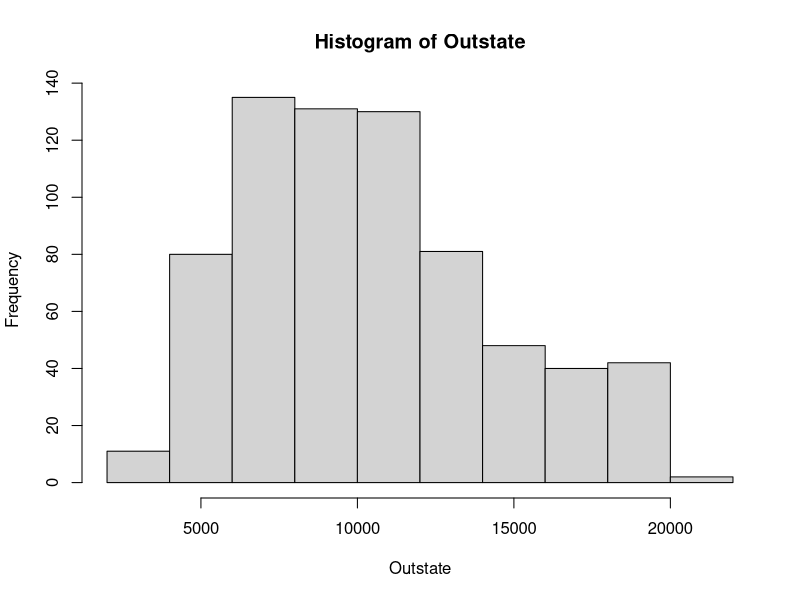
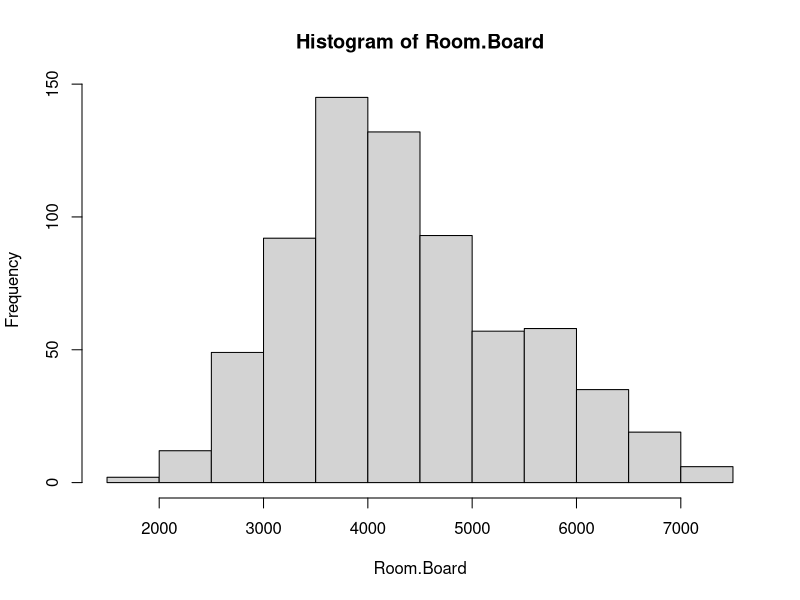
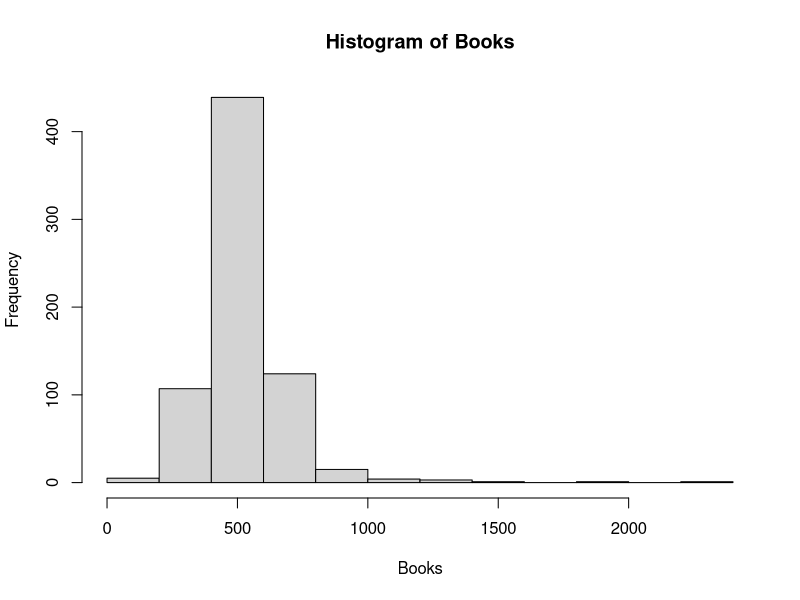
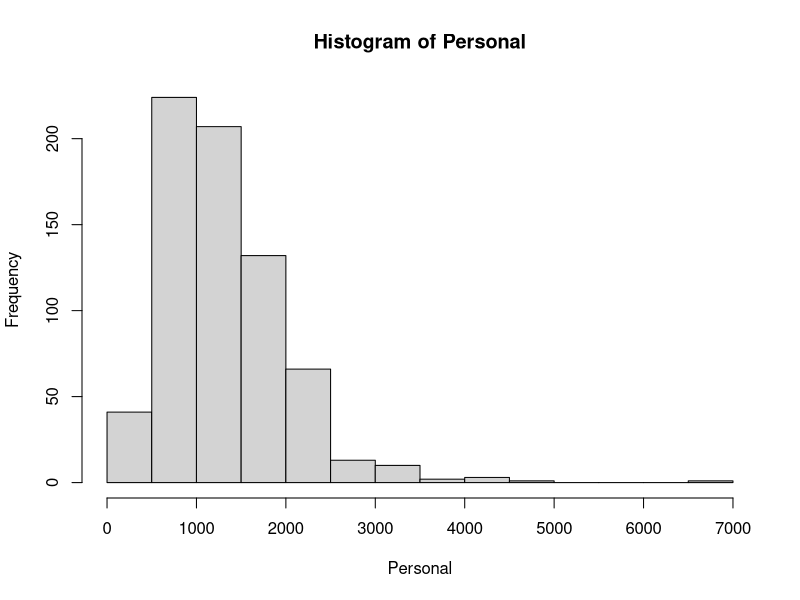
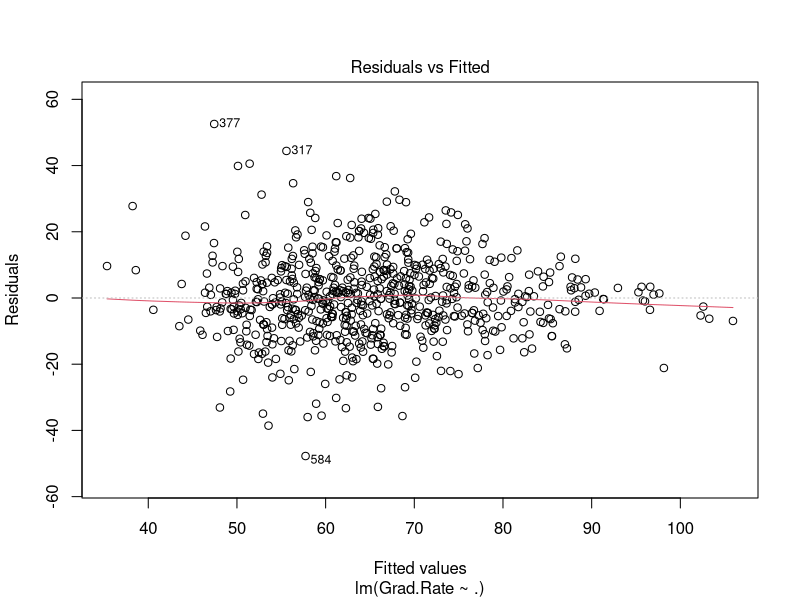
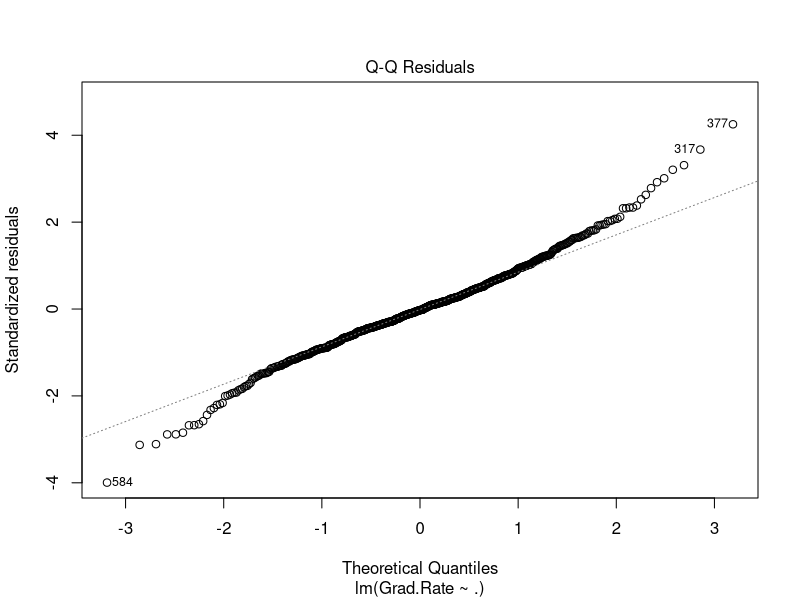
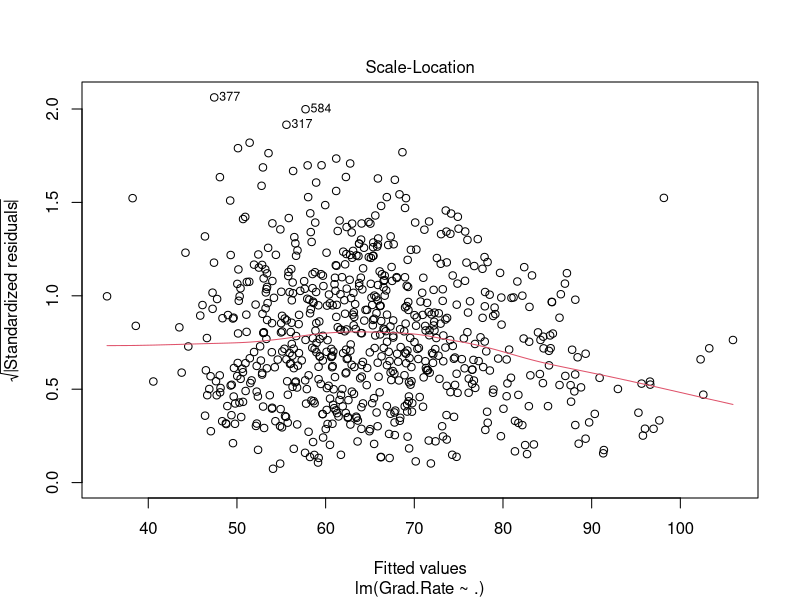
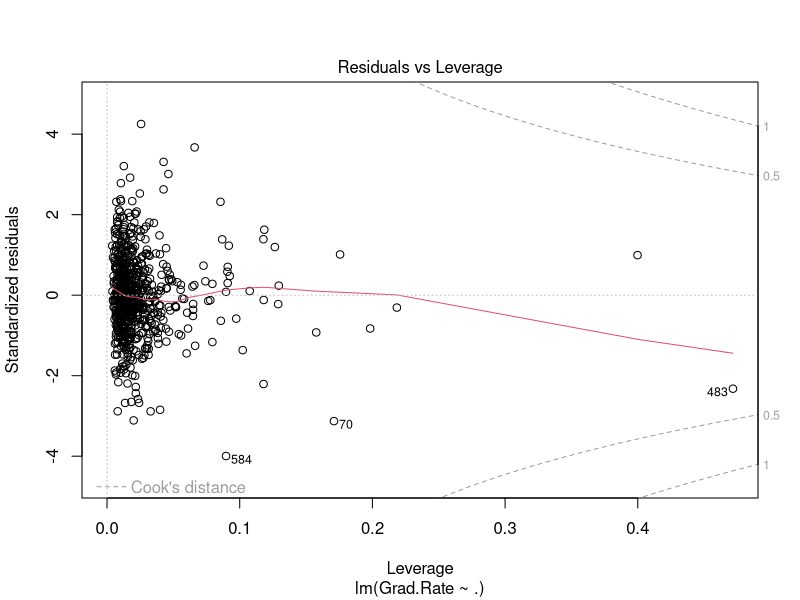

Reproduce these figures in R, in order.
## ---- chunk 1
#read data
mydata<-read.csv("College.csv", header=T, stringsAsFactors=TRUE)
dim(mydata)
head(mydata)
## ---- chunk 2
##using my registration number as random seed
set.seed(2310246)

#generating a random subset of College data with sample size 700
index<-sample(775,size=700)
mynewdata<-mydata[index, ]

dim(mynewdata)

#summarize mynewdata
summary(mynewdata)

#reporting the number of private and public university 
private<-table(mynewdata$Private)
cat('Number of Private universities: ',private['Yes'],'\n')
cat('Number of Public universities: ',private['No'],'\n')

#reporting the number of Elite university and non-Elite university
elite<-table(mynewdata$Elite)
cat('Number of Elite universities: ',elite['Yes'],'\n')
cat('Number of non-Elite universities: ',elite['No'],'\n')
## ---- chunk 3
#Let w is the variable 'Outstate', x is 'Room.Board', y is 'Books', and z is 'Personal' 
#of mynewdata
w<-mynewdata$Outstate
x<-mynewdata$Room.Board
y<-mynewdata$Books
z<-mynewdata$Personal

#histogram plot
hist(w,main="Histogram of Outstate",xlab="Outstate")
hist(x,main="Histogram of Room.Board",xlab="Room.Board")
hist(y,main="Histogram of Books",xlab="Books")
hist(z,main="Histogram of Personal",xlab="Personal")
## ---- chunk 4
#using linear regression to fit the data and summary the output
fitting<-lm(Grad.Rate~Private+Elite, data=mynewdata)
summary(fitting)
## ---- chunk 5
#confidence interval for the coefficients
confint(fitting)

#prediction value and prediction interval of "Grad.Rate" for a new data with Private="Yes" 
#and Elite="No"
predict(fitting, newdata=data.frame(Private="Yes", Elite="No"), interval="prediction")
## ---- chunk 6
#using linear regression to fit the data and summary the output
fitting.full<-lm(Grad.Rate~., data=mynewdata)
summary(fitting.full)

#anova for simple and full model
anova(fitting,fitting.full)
## ---- chunk 7
#diagnostic plots
plot(fitting.full)
## ---- chunk 8
#load library(leaps)
library(leaps)

#Use regsubsets to get exhaustive search
myfit.regsub<-regsubsets(Grad.Rate~., data=mynewdata, nvmax=16)
myfit.regsub.sum<-summary(myfit.regsub)

par(mfrow=c(2,2))

#plot rss
plot(myfit.regsub.sum$rss, xlab="Variable number", ylab="RSS", type="l")

#plot adjusted R-square and maximum point
plot(myfit.regsub.sum$adjr2, xlab="Variable number", ylab="Adjust R-squared", type="l")
#check which model gives the maximum adjusted R-squared
which.max(myfit.regsub.sum$adjr2)
points(12, myfit.regsub.sum$adjr2[12], col="red", cex=2, pch=20)

# plot cp and minimum point
plot(myfit.regsub.sum$cp, xlab="Variable number", ylab="Cp", type="l")
#check which model gives the minimum cp
which.min(myfit.regsub.sum$cp)
points(12, myfit.regsub.sum$cp[12], col="red", cex=2, pch=20)

#plot BIC and minimum point
plot(myfit.regsub.sum$bic, xlab="Variable number", ylab="BIC", type="l")
#check which model gives the minimum bic
which.min(myfit.regsub.sum$bic)
points(8, myfit.regsub.sum$bic[8], col="red", cex=2, pch=20)

#check the coefficients of model 8
coef(myfit.regsub, 8)

# use lm() and summary() to do linear regression model
myfit.lm.best=lm(Grad.Rate~Private+Apps+P.Undergrad+Outstate+PhD+perc.alumni
                 +Expend+Elite, data=mynewdata)
summary(myfit.lm.best)
plot(myfit.lm.best)
## ---- chunk 9
#using lm(), poly() and summary() to do polynomial linear regression with degree 2
myfit.pol<-lm(Grad.Rate~poly(Private,2,raw=T)+poly(Apps,2,raw=T)+poly(P.Undergrad,2,raw=T)
              +poly(Outstate,2,raw=T)+poly(PhD,2,raw=T)+poly(Expend,2,raw=T)+poly(Elite,2,raw=T)
              +poly(perc.alumni,2,raw=T),data=mynewdata)
summary(myfit.pol)

# diagnostic plots
par(mfrow=c(2,2)) # make 2 by 2 plots
plot(myfit.pol)

#using lm(), poly() and summary() and add interaction
myfit.pol.int<-lm(Grad.Rate~poly(Private,2,raw=T)*poly(Apps,2,raw=T)+poly(P.Undergrad,2,raw=T)
              +poly(Outstate,2,raw=T)+poly(PhD,2,raw=T)+poly(Expend,2,raw=T)+poly(Elite,2,raw=T)
              +poly(perc.alumni,2,raw=T),data=mynewdata)
summary(myfit.pol.int)

# diagnostic plots
par(mfrow=c(2,2)) # make 2 by 2 plots
plot(myfit.pol.int)
